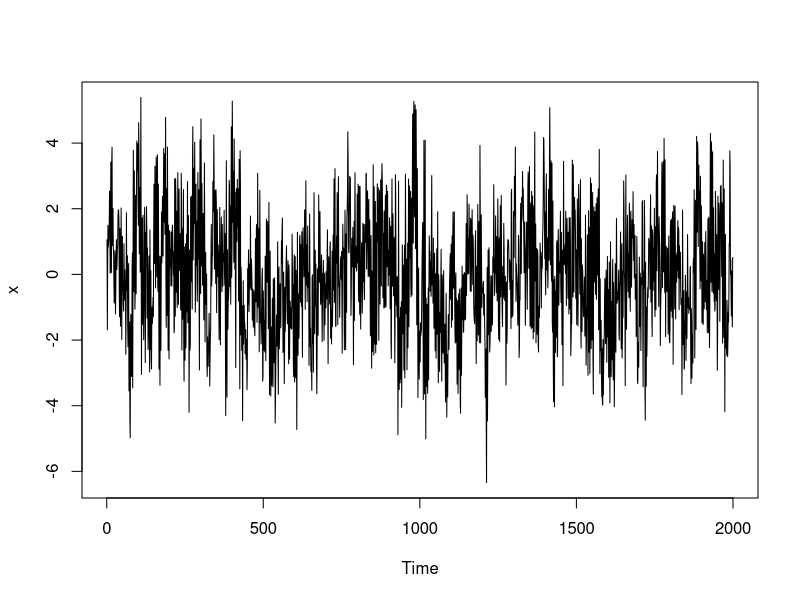
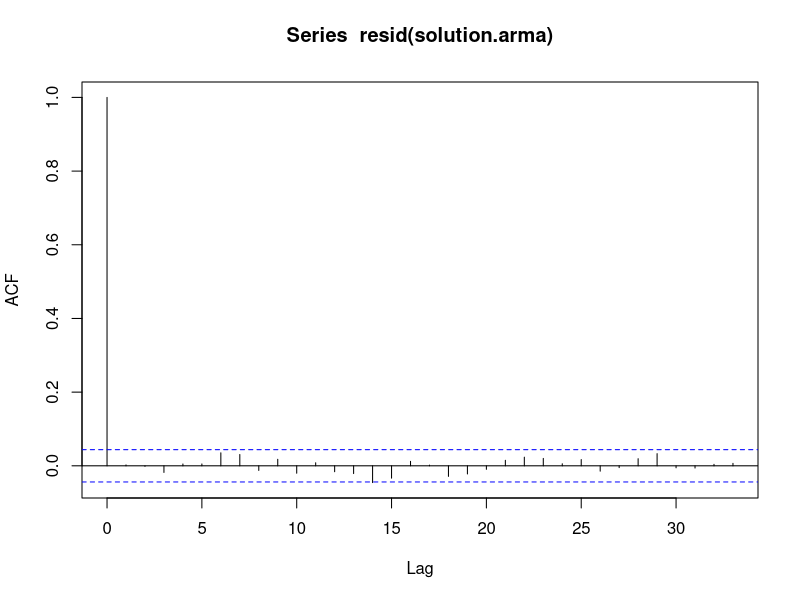

Generate these figures, in order, with R:
set.seed(3)

x <- arima.sim(n=2000, model=list(ar=c(0.4,-0.2,0.6), ma=c(0.6,-0.4)))

plot(x)


# want model with lost AIC value. Find optimal Q and P values 
#for MA and AR

solution.aic <- Inf

solution.order <- c(0,0,0)

# Generate lots of ARMA models with different P and Q values
for (i in 1:4) for (j in 1:4) {
  
  actual.aic <- AIC(arima(x,order=c(i,0,j),optim.control = list(maxit=1000)))
  if (actual.aic < solution.aic){
    solution.aic <-actual.aic
    solution.order <- c(i,0,j)
    solution.arma <- arima(x,order=solution.order,optim.control = list(maxit=1000))
  }
  
}

solution.aic
solution.order
solution.arma
acf(resid(solution.arma))

Box.test(resid(solution.arma),lag=20,type='Ljung-Box')
